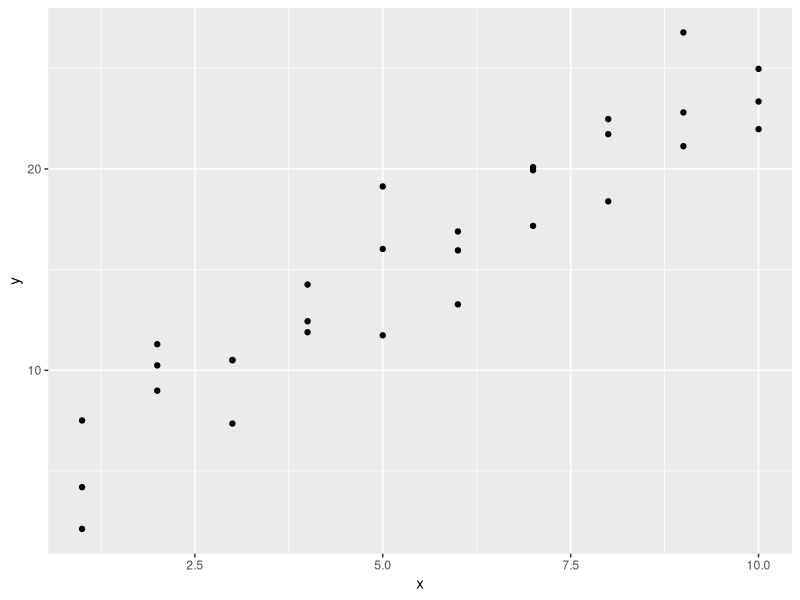
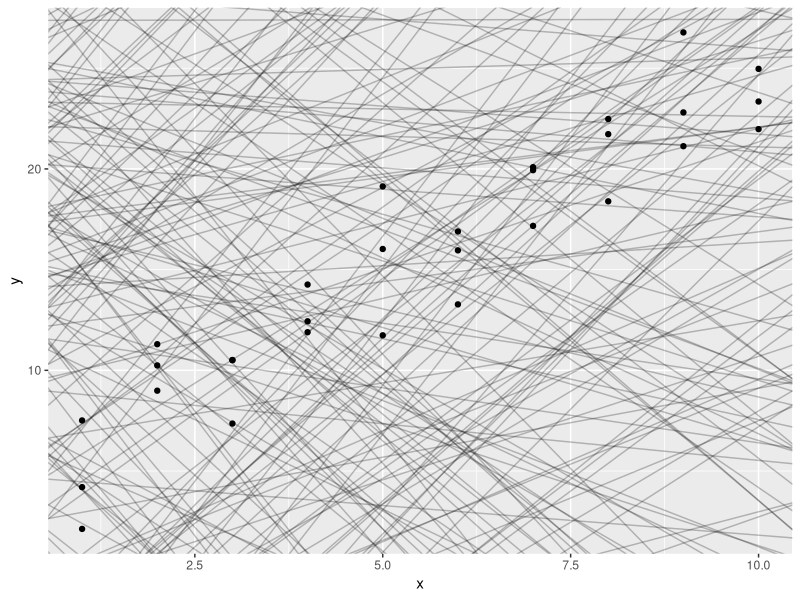
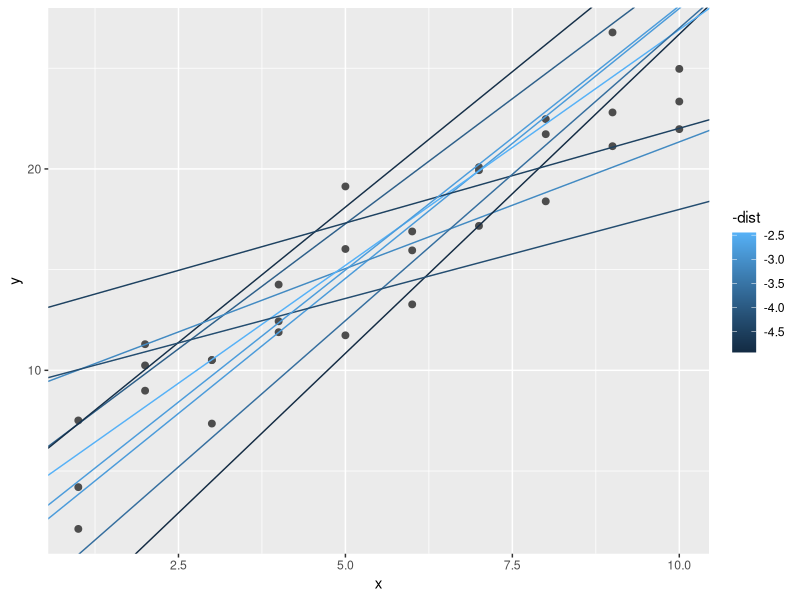
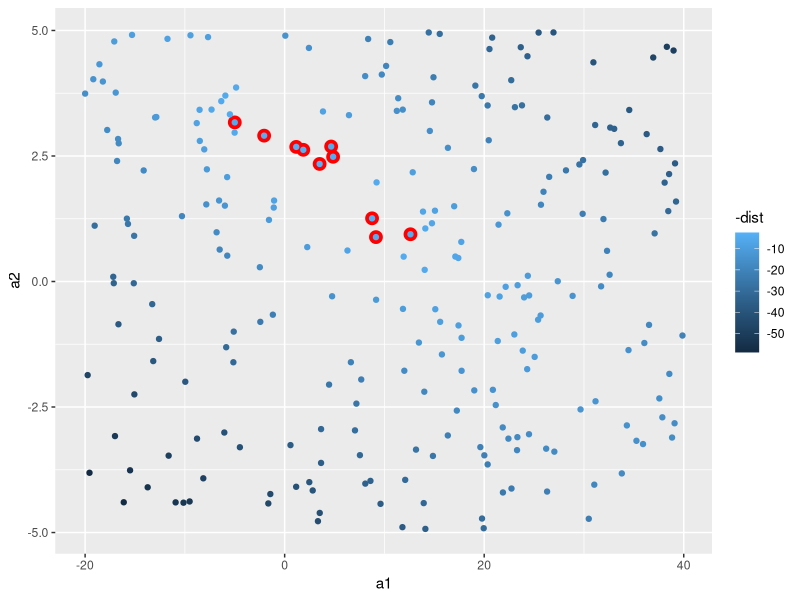
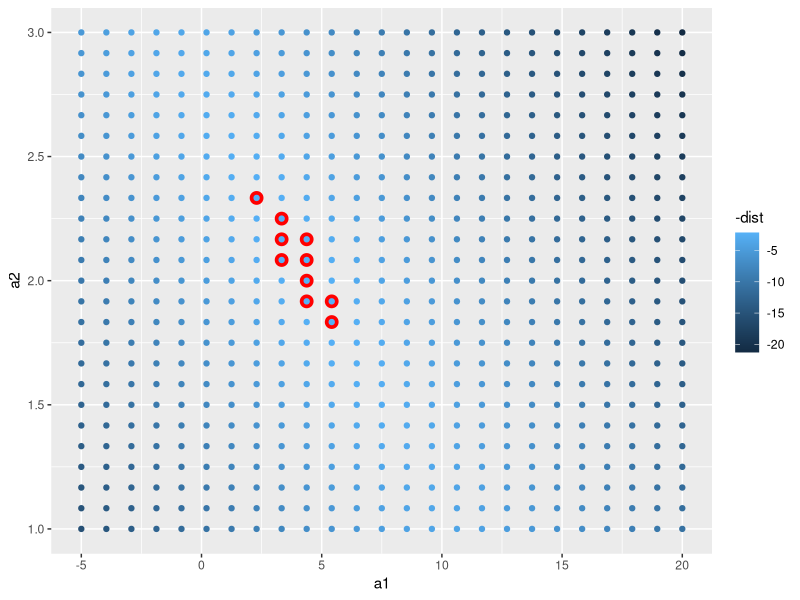
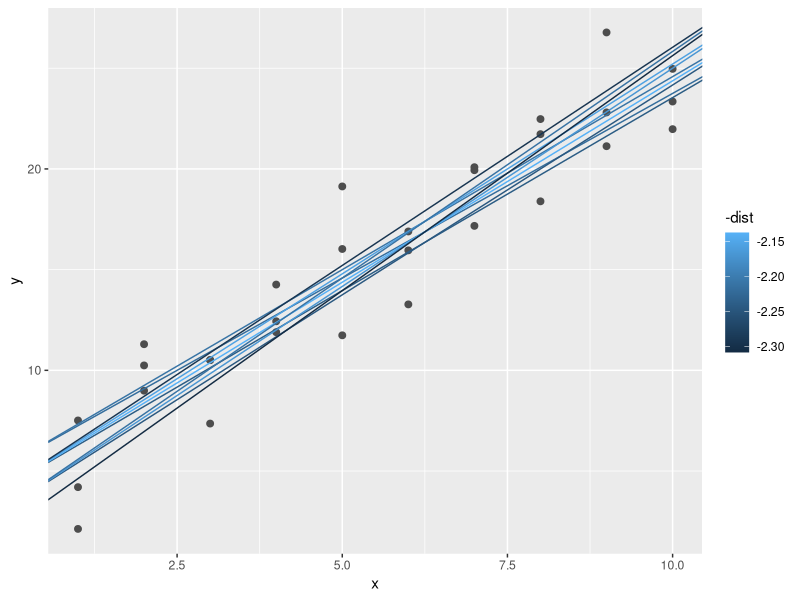
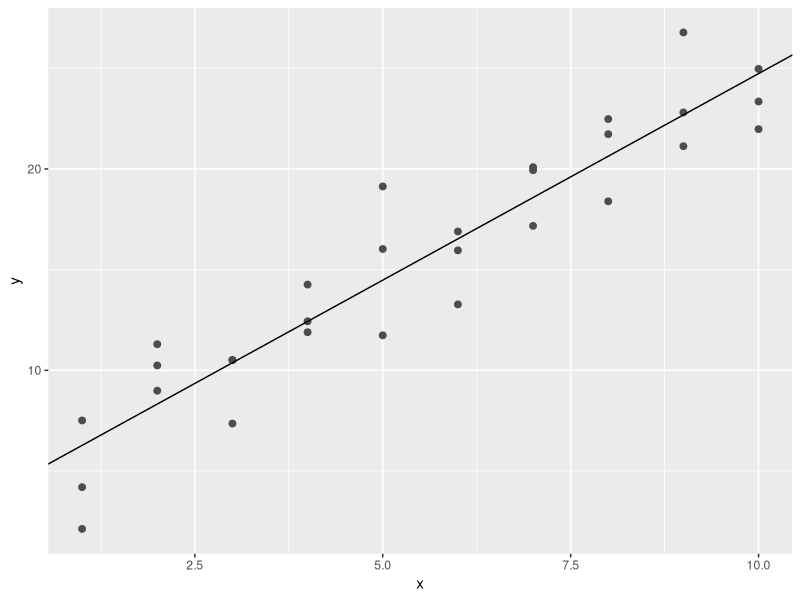
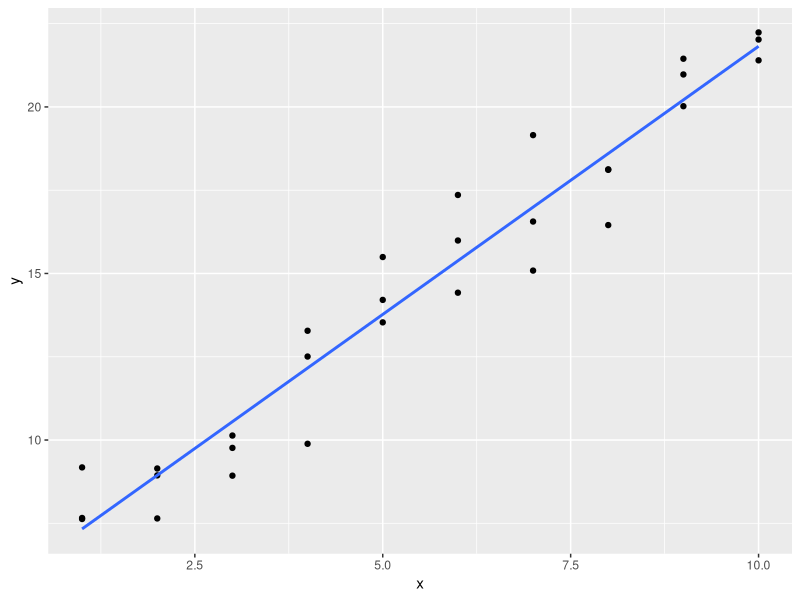

Generate these figures, in order, with R:
# R for Data Science Chapter 18
# Model Basics with modelr
# Daniel J. Vera, Ph.D.
library(tidyverse)
library(modelr)
options(na.action = na.warn)
library(splines)

# A Simple Model ----------------------------------------------------------

ggplot(sim1, aes(x, y)) +
  geom_point()

models <- tibble(
  a1 = runif(250, -20, 40),
  a2 = runif(250, -5, 5)
)

ggplot(sim1, aes(x, y)) +
  geom_abline(
    aes(intercept = a1, slope = a2),
    data = models, alpha = 1/4
  ) +
  geom_point()

model1 <- function(a, data) {
  a[1] + data$x * a[2]
}
model1(c(7, 1.5), sim1)

measure_distance <- function(mod, data) {
  diff <- data$y - model1(mod, data)
  sqrt(mean(diff ^ 2))
}
measure_distance(c(7, 1.5), sim1)

sim1_dist <- function(a1, a2) {
  measure_distance(c(a1, a2), sim1)
}

models <- models %>%
  mutate(dist = purrr::map2_dbl(a1, a2, sim1_dist))
models

# overlay the 10 best models on the data.
ggplot(sim1, aes(x, y)) +
  geom_point(size = 2, color = "grey30") +
  geom_abline(
    aes(intercept = a1, slope = a2, color = -dist),
    data = filter(models, rank(dist) <= 10)
  )

# visualize models within a 'parameter space'
# each model thought of as ordered pair
ggplot(models, aes(a1, a2)) +
  geom_point(
    data = filter(models, rank(dist) <= 10),
    size = 4, color = "red"
  ) +
  geom_point(aes(color = -dist))

# instead of using random models generated by runif
# we can use a 'grid search' approach
# generate evenly spaced grid of points
grid <- expand.grid(
  a1 = seq(-5, 20, length = 25),
  a2 = seq(1, 3, length = 25)
  ) %>% 
  mutate(dist = purrr::map2_dbl(a1, a2, sim1_dist))

grid %>%
  ggplot(aes(a1, a2)) +
  geom_point(
    data = filter(grid, rank(dist) <= 10),
    size = 4, color = "red"
  ) +
  geom_point(aes(color = -dist))

ggplot(sim1, aes(x, y)) +
  geom_point(size = 2, color = "grey30") +
  geom_abline(
    aes(intercept = a1, slope = a2, color = -dist),
    data = filter(grid, rank(dist) <= 10)
  )

# Newton-Raphson search
best <- optim(c(0, 0), measure_distance, data = sim1)
best$par
ggplot(sim1, aes(x, y)) +
  geom_point(size = 2, color = "grey30") +
  geom_abline(intercept = best$par[1], slope = best$par[2])
# for linear models, R has some functions to handle this
# the neat thing about above is it works for any parametric model

sim1_mod <- lm(y ~ x, data = sim1)
coef(sim1_mod)

# Exercises 23.2.1 on website:
# http://r4ds.had.co.nz/model-basics.html#exercises-60
# 1. One downside of the linear model is that it is sensitive to unusual
# values because the distance incorporates a squared term. Fit a linear 
# model to the simulated data below, and visualise the results. Rerun a
# few times to generate different simulated datasets. What do you notice
# about the model?

sim1a <- tibble(
  x = rep(1:10, each = 3),
  y = x * 1.5 + 6 + rt(length(x), df = 2)
  )

# Answer:
sim1a
sim1a_lm <- lm(y ~ x, data = sim1a)
coef(sim1a_lm)

ggplot(sim1a, aes(x, y)) +
  geom_point() +
  geom_smooth(method = "lm", se = FALSE)

simt <- function(i) {
  tibble(
    x = rep(1:10, each = 3),
    y = x * 1.5 + 6 + rt(length(x), df = 2),
    .id = i
  )
}

lm_df <- function(.data) {
  mod <- lm(y ~ x, data = .data)
  beta <- coef(mod)
  tibble(intercept = beta[1], slope = beta[2])
}

sims <- map(1:100, simt) %>%
  map_df(lm_df)

ggplot(sims, aes(x = intercept, y = slope)) +
  geom_point()

# 2. One way to make linear models more robust is to use a different 
# distance measure. For example, instead of root-mean-squared distance,
# you could use mean-absolute distance:
# measure_distance <- function(mod, data) {
#   diff <- data$y - make_prediction(mod, data)
#   mean(abs(diff))
# }

# Use optim() to fit this model to the simulated data above and compare it
# to the linear model.

ggplot(sim1, aes(x, y)) +
  geom_point()

models <- tibble(
  a1 = runif(250, -20, 40),
  a2 = runif(250, -5, 5)
)

model1 <- function(a, data) {
  a[1] + data$x * a[2]
}

measure_distance_mad <- function(mod, data) {
  diff <- data$y - model1(mod, data)
  mean(abs(diff))
}
measure_distance_mad(c(7, 1.5), sim1)

sim1_dist_mad <- function(a1, a2) {
  measure_distance_mad(c(a1, a2), sim1)
}

models_mad <- models %>%
  mutate(dist = purrr::map2_dbl(a1, a2, sim1_dist_mad))
models_mad

models_se <- models %>%
  mutate(dist = purrr::map2_dbl(a1, a2, sim1_dist))
models_se

# overlay the 10 best models on the data.
ggplot(sim1, aes(x, y)) +
  geom_point(size = 2, color = "grey30") +
  geom_abline(
    aes(intercept = a1, slope = a2),
    data = filter(models_se, rank(dist) <= 5),
    color = "blue"
  ) +
  geom_abline(
    aes(intercept = a1, slope = a2),
    data = filter(models_mad, rank(dist) <= 5),
    color = "red"
  )

models_compare <- models_se %>%
  left_join(models_mad, by = c("a1", "a2")) %>%
  mutate(diff = dist.x - dist.y)
models_compare

best <- optim(c(0, 0), measure_distance_mad, data = sim1)
best$par

ggplot(sim1, aes(x, y)) +
  geom_point(size = 2, color = "grey30") +
  geom_abline(intercept = best$par[1], slope = best$par[2]) +
  geom_smooth(method = "lm", se = FALSE)

sim1_mod <- lm(y ~ x, data = sim1)
coef(sim1_mod)

# 3. One challenge with performing numerical optimisation is that it’s only
# guaranteed to find one local optima. What’s the problem with optimising a 
# three parameter model like this?

model1 <- function(a, data) {
  a[1] + data$x * a[2] + a[3]
}


# Any values where (a[1] + a[3]) == (a'[1] + a'[3]) have same fit.
# Essentially you can just combine the constant term.

# Visualizing Models ------------------------------------------------------
# Predictions

grid <- sim1 %>%
  data_grid(x)
grid

grid <- grid %>%
  add_predictions(sim1_mod)
grid

ggplot(sim1, aes(x)) +
  geom_point(aes(y = y)) +
  geom_line(
    aes(y = pred),
    data = grid,
    color = "red",
    size = 1
  )

sim1 <- sim1 %>%
  add_residuals(sim1_mod)
sim1

# Frequency polygon of residuals
ggplot(sim1, aes(resid)) +
  geom_freqpoly(binwidth = 0.5)

ggplot(sim1, aes(x, resid)) +
  geom_ref_line(h = 0) +
  geom_point()

# Exercises 23.3.3 on website:
# http://r4ds.had.co.nz/model-basics.html#exercises-61
# 1. Instead of using lm() to fit a straight line, you can use loess() to fit 
# a smooth curve. Repeat the process of model fitting, grid generation, 
# predictions, and visualisation on sim1 using loess() instead of lm(). 
# How does the result compare to geom_smooth()?
sim1_mod_loess <- loess(y ~ x, data = sim1)
grid_loess <- sim1 %>%
  data_grid(x) %>%
  add_predictions(sim1_mod_loess)

sim1_loess <- sim1 %>%
  add_predictions(sim1_mod_loess) %>%
  add_residuals(sim1_mod_loess)

ggplot(sim1, aes(x, y)) +
  geom_point() +
  geom_smooth()

ggplot(sim1, aes(x)) +
  geom_point(aes(y = y)) +
  geom_line(
    aes(y = pred),
    data = grid_loess,
    color = "red",
    size = 1
  )


# looks the same to me. In fact the message even says geom_smooth()
# uses method 'loess.'

ggplot(sim1, aes(x, resid)) +
  geom_ref_line(h = 0) +
  geom_point() +
  geom_point(data = sim1_loess, aes(sim1_loess$x, sim1_loess$resid),
             fill = "red", shape = 24)

# 2. add_predictions() is paired with gather_predictions() and 
# spread_predictions(). How do these three functions differ?

# add_prediction adds a single new column, .pred, to the input data. 
# spread_predictions adds one column for each model. gather_prections 
# adds two columns .model and .pred, and repeats the input rows for 
# each model.

df <- tibble::data_frame(
  x = sort(runif(100)),
  y = 5 * x + 0.5 * x ^ 2 + 3 + rnorm(length(x))
)
df
plot(df)

m1 <- lm(y ~ x, data = df)
grid <- data.frame(x = seq(0, 1, length = 10))
grid %>% add_predictions(m1)

m2 <- lm(y ~ poly(x, 2), data = df)
grid %>% spread_predictions(m1, m2)
grid %>% gather_predictions(m1, m2)

# 3. What does geom_ref_line() do? What package does it come from? 
# Why is displaying a reference line in plots showing residuals useful and 
# important?

# Adds a reference line, defaults to double sized and white, 
# h for horizontal, v for vertical and it comes from modelr, even 
# though it works with a ggplot2 plot.

# Its important to see where the line x = 0, or h = 0 for code, is and to
# see empirically if the reference line is in the middle of the graph,
# implying the residuals have mean 0.

# 4. Why might you want to look at a frequency polygon of absolute residuals? 
# What are the pros and cons compared to looking at the raw residuals?

# Frequency polygon makes it easer to judge the distribution of residuals.
# From jrnold's solutions:
# The frequency polygon makes it easier to judge whether the variance and/or 
# absolute size of the residuals varies with respect to x. This is called 
# heteroskedasticity, and results in incorrect standard errors in inference. 
# In prediction, this provides insight into where the model is working well and
# where it is not. What is lost, is that since the absolute values are shown, 
# whether the model is over-predicting or underpredicting, or on average 
# correctly predicting in different regions of x cannot be determined.

# Formulas and Model Families ---------------------------------------------

df <- tribble(
  ~y, ~x1, ~x2,
  4, 2, 5,
  5, 1, 6
)

model_matrix(df, y ~ x1)
model_matrix(df, y ~ x1 - 1)
model_matrix(df, y ~ x1 + x2)

# Categorical Variables
df <- tribble(
  ~ sex, ~ response,
  "male", 1,
  "female", 2,
  "male", 1
)

model_matrix(df, response ~ sex)

ggplot(sim2) +
  geom_point(aes(x, y))

mod2 <-  lm(y ~ x, data = sim2)

grid <- sim2 %>%
  data_grid(x) %>%
  add_predictions(mod2)
grid

ggplot(sim2, aes(x)) +
  geom_point(aes(y = y)) +
  geom_point(
    data = grid,
    aes(y = pred),
    color = "red",
    size = 4
  )

# Interactions (Continuous and Categorical)
ggplot(sim3, aes(x1, y)) +
  geom_point(aes(color = x2))

mod1 <- lm(y ~ x1 + x2, data = sim3)
mod2 <- lm(y ~ x1 * x2, data = sim3)

grid <- sim3 %>%
  data_grid(x1, x2) %>% # finds all unique values of x1 and x2 and generates
  # all combinations
  gather_predictions(mod1, mod2)
grid

ggplot(sim3, aes(x1, y, color = x2)) +
  geom_point() +
  geom_line(data = grid, aes(y = pred)) +
  facet_wrap(~ model)

sim3 <- sim3 %>%
  gather_residuals(mod1, mod2)

ggplot(sim3, aes(x1, resid, color = x2)) +
  geom_point() +
  facet_grid(model ~ x2)

# Interactions (Two Continuous)
mod1 <- lm(y ~ x1 + x2, data = sim4)
mod2 <- lm(y ~ x1 * x2, data = sim4)

grid <- sim4 %>%
  data_grid(
    x1 = seq_range(x1, 5),
    x2 = seq_range(x2, 5)
  ) %>%
  gather_predictions(mod1, mod2)
grid

# Brief digression on seq_range()
# pretty:
seq_range(c(0.0123, 0.923423), n = 5)
seq_range(c(0.0123, 0.923423), n = 5, pretty = TRUE)
# trim:
x1 <- rcauchy(100)
seq_range(x1, n = 5)
seq_range(x1, n = 5, trim = 0.10)
seq_range(x1, n = 5, trim = 0.25)
seq_range(x1, n = 5, trim = 0.50)
# expand:
x2 <- c(0, 1)
seq_range(x2, n = 5)
seq_range(x2, n = 5, expand = 0.10)
seq_range(x2, n = 5, expand = 0.25)
seq_range(x2, n = 5, expand = 0.50)
# Back to model:

ggplot(grid, aes(x1, x2)) +
  geom_tile(aes(fill = pred)) +
  facet_wrap(~ model)

ggplot(grid, aes(x1, pred, color = x2, group = x2)) +
  geom_line() + 
  facet_wrap(~ model) 

ggplot(grid, aes(x2, pred, color = x1, group = x1)) +
  geom_line() +
  facet_wrap(~ model)

# Transformations
df <- tribble(
  ~y, ~x,
   1,  1,
   2,  2,
   3,  3
)

model_matrix(df, y ~ x^2 + x)
model_matrix(df, y ~ I(x^2) + x)

model_matrix(df, y ~ poly(x, 2))
# Outside range  of data, polynomials rapidly shoot off to positive or
# negative infinity. Alternative is to use natural spline from splines
# library:
model_matrix(df, y ~ ns(x, 2))

sim5 <- tibble(
  x = seq(0, 3.5 * pi, length = 50),
  y = 4 * sin(x) + rnorm(length(x))
)
sim5
ggplot(sim5, aes(x, y)) +
  geom_point()

mod1 <- lm(y ~ ns(x, 1), data = sim5)
mod2 <- lm(y ~ ns(x, 2), data = sim5)
mod3 <- lm(y ~ ns(x, 3), data = sim5)
mod4 <- lm(y ~ ns(x, 4), data = sim5)
mod5 <- lm(y ~ ns(x, 5), data = sim5)

grid <- sim5 %>%
  data_grid(x = seq_range(x, n = 50, expand = 0.1)) %>%
  gather_predictions(mod1, mod2, mod3, mod4, mod5, .pred = "y")

ggplot(sim5, aes(x, y)) +
  geom_point() +
  geom_line(data = grid, color = "red") +
  facet_wrap(~ model)

# Exercises 23.4.5 on website:
# http://r4ds.had.co.nz/model-basics.html#exercises-62
# 1. What happens if you repeat the analysis of sim2 using a model without
# an intercept? What happens to the model equation? What happens to the 
# predictions?

# First lets look at original
mod2 <-  lm(y ~ x, data = sim2)

grid <- sim2 %>%
  data_grid(x) %>%
  add_predictions(mod2)
grid

ggplot(sim2, aes(x)) +
  geom_point(aes(y = y)) +
  geom_point(
    data = grid,
    aes(y = pred),
    color = "red",
    size = 4
  )
  
# Now we drop the intercept
mod2_no_intcpt <-  lm(y ~ x - 1, data = sim2)

coef(mod2)
coef(mod2_no_intcpt)
summary(mod2)
summary(mod2_no_intcpt)
mod2
mod2_no_intcpt

grid_no_intcpt <- sim2 %>%
  data_grid(x) %>%
  add_predictions(mod2_no_intcpt)
grid_no_intcpt

# The predictions are the same. In the 'categorical' case, by setting
# the intercept to 0, effectively we just 're-scale' the coefficients
# in the model. For example if x is 'd' then the model puts a 1 for x
# at x == d and 0 otherwise. So we multiply 1 by 0.7588142 and add 1.15
# in the regular model. This is the same as simply multiplying 1 by
# the sum (0.7588142 + 1.15 = 1.91), what we multiply by if the intercept
# is zero. With categorical data, its basically a contrast coding.

# 2. Use model_matrix() to explore the equations generated for the models
# I fit to sim3 and sim4. Why is * a good shorthand for interaction?
ggplot(sim3, aes(x1, y)) +
  geom_point(aes(color = x2))
ggplot(sim4, aes(x2, y)) +
  geom_point()

# sim3
mod1 <- lm(y ~ x1 + x2, data = sim3)
mod2 <- lm(y ~ x1 * x2, data = sim3)
mod1_4 <- lm(y ~ x1 + x2, data = sim4)
mod2_4 <- lm(y ~ x1 * x2, data = sim4)
model_matrix(sim3, y ~ x1 + x2)
model_matrix(sim3, y ~ x1 * x2)
model_matrix(sim4, y ~ x1 + x2)
model_matrix(sim4, y ~ x1 * x2)

# the syntax x1 * x2 simultaneously includes x1, x2, and x1*x2 as predictors
# it is shorthand for x1 + x2 + x1:x2
model_matrix(sim4, y ~ x1 : x2)


# 3. Using the basic principles, convert the formulas in the following 
# two models into functions. (Hint: start by converting the categorical 
# variable into 0-1 variables.)

mod1 <- lm(y ~ x1 + x2, data = sim3)
mod2 <- lm(y ~ x1 * x2, data = sim3)

# 4. For sim4, which of mod1 and mod2 is better? I think mod2 does a 
# slightly better job at removing patterns, but it’s pretty subtle. 
# Can you come up with a plot to support my claim?

# Missing Values ----------------------------------------------------------
df <- tribble(
  ~x, ~y,
  1, 2.2,
  2, NA,
  3, 3.5,
  4, 8.3,
  NA, 10
)

mod <- lm(y ~ x, data = df) 
# default set above wtih options(na.action = na.warn)
mod <- lm(y ~ x, data = df, na.action = na.exclude)
nobs(mod)
